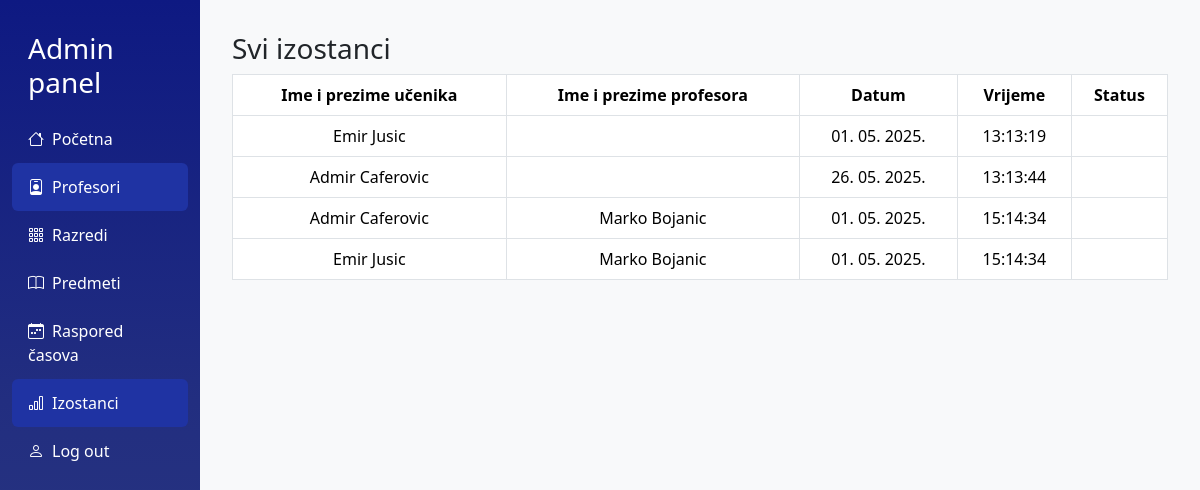
Page /admin/izostanci.php (signed in) on the earlier database version.
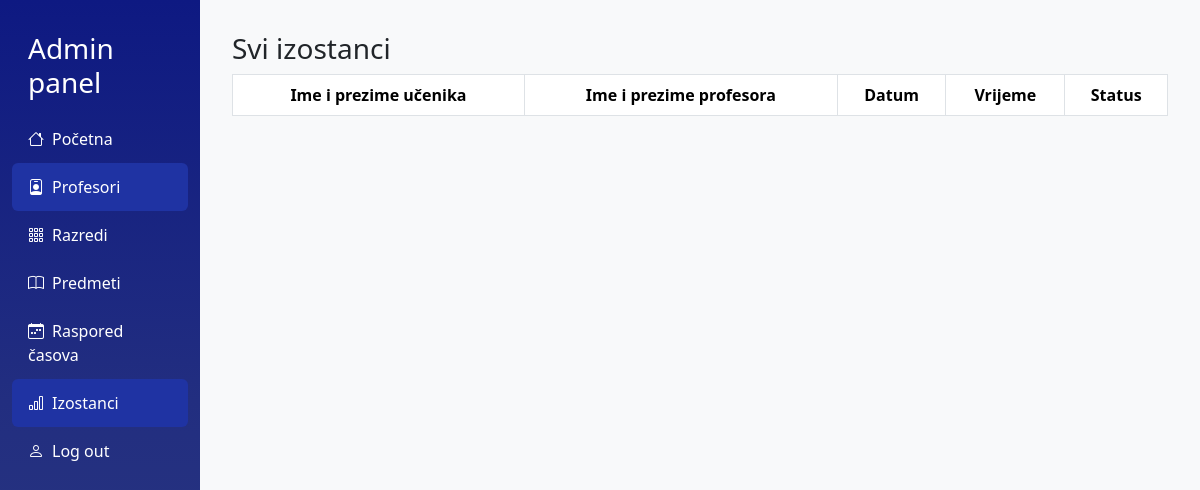
Same page on the later database version.
### tables this page shows
CREATE TABLE `izostanci` (
  `izostanak_id` int(11) NOT NULL,
  `ucenik_id` int(11) DEFAULT NULL,
  `status_izostanka` enum('Opravdan','Neopravdan') DEFAULT NULL,
  `vrijeme` timestamp NOT NULL DEFAULT current_timestamp() ON UPDATE current_timestamp(),
  `ime_predmeta` varchar(75) DEFAULT NULL,
  `redni_broj_casa` enum('1','2','3','4','5','6','7') DEFAULT NULL,
  `ime_profesora` varchar(100) DEFAULT NULL
);

CREATE TABLE `ucenici` (
  `ucenik_id` int(11) NOT NULL,
  `user_id` int(11) DEFAULT NULL,
  `jmbg` int(40) DEFAULT NULL,
  `razred_id` int(11) DEFAULT NULL,
  `opravdani` smallint(6) DEFAULT NULL,
  `neopravdani` smallint(6) DEFAULT NULL,
  `ime` varchar(30) DEFAULT NULL,
  `prezime` varchar(50) DEFAULT NULL
);

### admin/izostanci.php (the view, shortened to what this page needs)
<?php
    require_once("../includes/admincheck.php");
    $qIzostanci = $conn->prepare('SELECT * FROM izostanci');
    $qIzostanci->execute();
    $izostanci = $qIzostanci->fetchAll(PDO::FETCH_ASSOC);
?>
<!DOCTYPE html>
<html lang="sr">
<head>
    <link href="https://cdn.jsdelivr.net/npm/bootstrap@5.3.3/dist/css/bootstrap.min.css" rel="stylesheet">
    <link href="https://cdn.jsdelivr.net/npm/bootstrap-icons/font/bootstrap-icons.css" rel="stylesheet">
    <link rel="stylesheet" href="../css/dashboard.css">
    <link rel="stylesheet" href="../css/kartica.css">
</head>
<body>
    <div class="container-fluid">
        <div class="row">
            <nav class="col-md-2 sidebar">
                <h5 class="px-3 fs-3 my-3">Admin panel</h5>
                <a href="dashboard.php"><i class="bi bi-house me-2"></i>Početna</a>
                <a href="prikaziprofesore.php" class="active"><i class="bi bi-person-badge me-2"></i>Profesori</a>
                <div class="dropdown-container">
                    <a href="#"><i class="bi bi-grid-3x3-gap me-2"></i>Razredi</a>
                </div>
                <a href="prikazipredmete.php"><i class="bi bi-book me-2"></i>Predmeti</a>
                <div class="dropdown-container">
                <a href="#"><i class="bi bi-calendar-week me-2"></i>Raspored časova</a>
            </div>
            <a href="izostanci.php" class="active"><i class="bi bi-bar-chart me-2"></i>Izostanci</a>
            <a href="../logout.php"><i class="bi bi-person me-2"></i>Log out</a>
            </nav>
            <main class="col-md-10 content">
                <h3 class="text-align-center">Svi izostanci</h3>
                <table class="table table-bordered">
                        <thead>
                            <tr>
                                <th class="text-center">Ime i prezime učenika</th>
                                <th class="text-center">Ime i prezime profesora</th>
                                <th class="text-center">Datum</th>
                                <th class="text-center">Vrijeme</th>
                                <th class="text-center">Status</th>
                            </tr>
                        </thead>
                        <tbody>
                            <?php foreach($izostanci as $izostanak)
                            {
                                $qUcenik = $conn->prepare('SELECT * FROM ucenici, izostanci WHERE ucenici.ucenik_id = izostanci.ucenik_id AND izostanci. izostanak_id = :id');
                                $qUcenik->bindParam(':id', $izostanak['izostanak_id']);
                                $qUcenik->execute();
                                $ucenik = $qUcenik->fetch(PDO::FETCH_ASSOC);
                                echo '<tr>';
                                echo '<td class="text-center">'.$ucenik['ime'].' '.$ucenik['prezime'].'</td>';
                                echo '<td class="text-center">'.$izostanak['ime_profesora'].'</td>';
                                echo '<td class="text-center">'.date('d. m. Y.', strtotime($izostanak['vrijeme'])).'</td>';
                                echo '<td class="text-center">'.date('H:i:s', strtotime($izostanak['vrijeme'])).'</td>';
                                echo '<td class="text-center">'.$izostanak['status_izostanka'].'</td>
                            </tr>';
                            }?>
                        </tbody>
                    </table>
                </main>
            </div>
        </div>
    </body>

### css/dashboard.css (style rules this page uses)
body { background-color: #f8f9fa; }
.sidebar { height: 100vh; background: linear-gradient(to bottom, rgb(14, 25, 130), rgb(34, 46, 128), rgb(45, 58, 128)) ; color: white; padding-top: 1rem; }
.sidebar a { color: white; text-decoration: none; padding: 0.75rem 1rem; display: block; border-radius: 0.375rem; }
.sidebar a.active, .sidebar a:hover { background-color: rgb(31, 51, 163); }
.content { padding: 2rem; }
.dropdown-container { position: relative; }

### css/kartica.css (style rules this page uses)
body { background-color: #f8f9fa; }
.sidebar { height: 100vh; background: linear-gradient(to bottom, rgb(14, 25, 130), rgb(34, 46, 128), rgb(45, 58, 128)); color: white; padding-top: 1rem; }
.sidebar a { color: white; text-decoration: none; padding: 0.75rem 1rem; display: block; border-radius: 0.375rem; }
.sidebar a.active, .sidebar a:hover { background-color: rgb(31, 51, 163); }
.content { padding: 2rem; }
.dropdown-container { position: relative; }

Differences in the rows shown:
removed izostanci: ucenik.ime "Emir", ucenik.prezime "Jusic", vrijeme "01. 05. 2025.", vrijeme "13:13:19"
removed izostanci: ucenik.ime "Admir", ucenik.prezime "Caferovic", vrijeme "26. 05. 2025.", vrijeme "13:13:44"
removed izostanci: ucenik.ime "Admir", ucenik.prezime "Caferovic", ime_profesora "Marko Bojanic", vrijeme "01. 05. 2025.", vrijeme "15:14:34"
removed izostanci: ucenik.ime "Emir", ucenik.prezime "Jusic", ime_profesora "Marko Bojanic", vrijeme "01. 05. 2025.", vrijeme "15:14:34"
